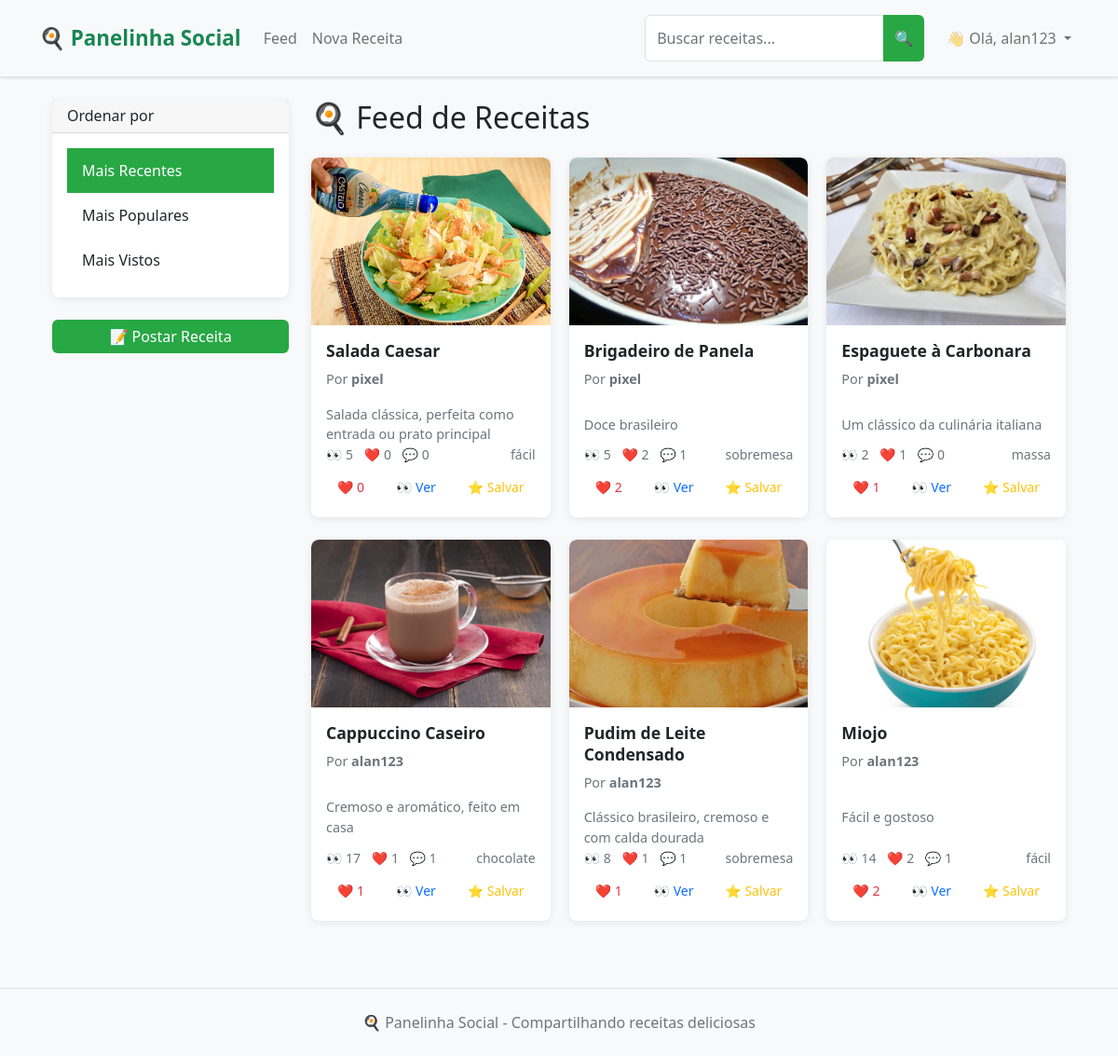
Before: /feed (signed in) with the older database file.
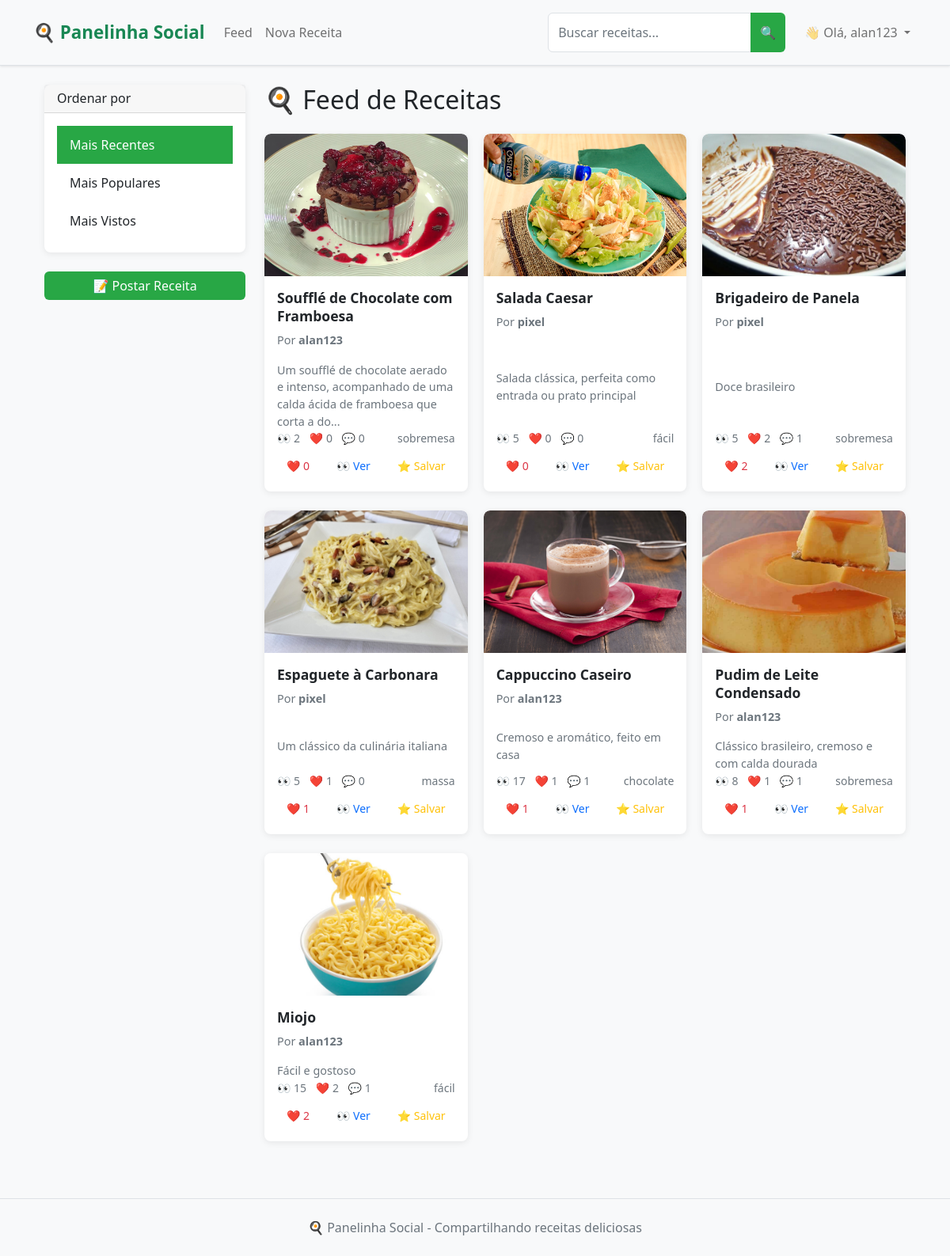
After: the same page with the newer database file.
### app.py (models this page shows, shortened)
class User(UserMixin, db.Model):
    __tablename__ = 'user'
    id = db.Column(db.Integer, primary_key=True)
    username = db.Column(db.String(64), unique=True, nullable=False, index=True)
    email = db.Column(db.String(120), unique=True, nullable=False, index=True)
    password_hash = db.Column(db.String(128))
    bio = db.Column(db.Text)
    profile_picture = db.Column(db.String(200))
    created_at = db.Column(db.DateTime, default=datetime.utcnow)
    recipes = db.relationship('Recipe', backref='author', lazy='select')
    likes = db.relationship('Like', backref='user', lazy='select')
    comments = db.relationship('Comment', backref='user', lazy='select')
    saved_recipes = db.relationship('SavedRecipe', backref='user', lazy='select')

class Recipe(db.Model):
    __tablename__ = 'recipe'
    id = db.Column(db.Integer, primary_key=True)
    title = db.Column(db.String(100), nullable=False, index=True)
    description = db.Column(db.Text)
    ingredients = db.Column(db.Text)
    steps = db.Column(db.Text)
    image = db.Column(db.String(200))
    categories = db.Column(db.String(200))
    difficulty = db.Column(db.String(20), nullable=False, default='Fácil', index=True)  # NOVO CAMPO
    is_draft = db.Column(db.Boolean, default=False, index=True)
    created_at = db.Column(db.DateTime, default=datetime.utcnow, index=True)
    updated_at = db.Column(db.DateTime, default=datetime.utcnow, onupdate=datetime.utcnow)
    views = db.Column(db.Integer, default=0, index=True)
    user_id = db.Column(db.Integer, db.ForeignKey('user.id'), nullable=False, index=True)
    likes = db.relationship('Like', backref='recipe', lazy='select')
    comments = db.relationship('Comment', backref='recipe', lazy='select')
    saved_by = db.relationship('SavedRecipe', backref='recipe', lazy='select')
    def like_count(self):
        if hasattr(self, '_like_count'):
            return self._like_count
        return len(self.likes)
    def comment_count(self):
        if hasattr(self, '_comment_count'):
            return self._comment_count
        return len(self.comments)

### app.py (the view)
@app.route('/feed')
@login_required
def feed():
    sort_by = request.args.get('sort', 'recent')
    recipes_query = Recipe.query.filter_by(is_draft=False)
    if sort_by == 'popular':
        recipes_query = recipes_query.outerjoin(Like).group_by(Recipe.id).order_by(func.count(Like.id).desc())
    elif sort_by == 'views':
        recipes_query = recipes_query.order_by(Recipe.views.desc())
    else:
        recipes_query = recipes_query.order_by(Recipe.created_at.desc())
    recipes = get_recipes_with_counts(recipes_query)
    return render_template('feed.html', title='Feed', recipes=recipes, sort_by=sort_by)

### app.py (called while the page is built)
@login_manager.user_loader
def load_user(id):
    return User.query.get(int(id))

### templates/feed.html (shortened to what this page needs)
{% extends "base.html" %}
{% block content %}
<div class="container-fluid">
    <div class="row">
        <div class="col-md-3">
            <div class="card mb-4">
                <div class="card-header">
                    <h6 class="mb-0">Ordenar por</h6>
                </div>
                <div class="card-body">
                    <div class="list-group list-group-flush">
                        <a href="{{ url_for('feed', sort='recent') }}"
                           class="list-group-item list-group-item-action {% if sort_by == 'recent' %}active{% endif %}">
                            Mais Recentes
                        </a>
                        <a href="{{ url_for('feed', sort='popular') }}"
                           class="list-group-item list-group-item-action {% if sort_by == 'popular' %}active{% endif %}">
                            Mais Populares
                        </a>
                        <a href="{{ url_for('feed', sort='views') }}"
                           class="list-group-item list-group-item-action {% if sort_by == 'views' %}active{% endif %}">
                            Mais Vistos
                        </a>
                    </div>
                </div>
            </div>
            <div class="d-grid">
                <a href="{{ url_for('new_recipe') }}" class="btn btn-success">
                    📝 Postar Receita
                </a>
            </div>
        </div>
        <div class="col-md-9">
            <h2 class="mb-4">🍳 Feed de Receitas</h2>
            {% if recipes %}
                <div class="row">
                    {% for recipe in recipes %}
                        <div class="col-xl-4 col-lg-6 col-md-6 mb-4">
                            <div class="card h-100 recipe-card">
                                <a href="{{ url_for('recipe_detail', recipe_id=recipe.id) }}" class="text-decoration-none">
                                    {% if recipe.image %}
                                        <img src="{{ url_for('static', filename='uploads/' + recipe.image) }}"
                                             class="card-img-top" alt="{{ recipe.title }}">
                                    {% else %}
                                        <div class="card-img-top bg-light d-flex align-items-center justify-content-center"
                                             style="height: 200px;">
                                            <span class="text-muted">📷 Sem imagem</span>
                                        </div>
                                    {% endif %}
                                </a>
                                <div class="card-body d-flex flex-column">
                                    <a href="{{ url_for('recipe_detail', recipe_id=recipe.id) }}" class="text-decoration-none text-dark">
                                        <h5 class="card-title">{{ recipe.title }}</h5>
                                    </a>
                                    <p class="card-text text-muted small">
                                        Por <strong>{{ recipe.author.username }}</strong>
                                    </p>
                                    <a href="{{ url_for('recipe_detail', recipe_id=recipe.id) }}" class="text-decoration-none text-dark flex-grow-1">
                                        <p class="card-text">{{ recipe.description[:100] }}{% if recipe.description|length > 100 %}...{% endif %}</p>
                                    </a>
                                    <div class="mt-auto">
                                        <div class="d-flex justify-content-between align-items-center mb-2">
                                            <div class="text-muted small">
                                                <span class="me-2">👀 {{ recipe.views }}</span>
                                                <span class="me-2">❤️ {{ recipe.like_count() }}</span>
                                                <span>💬 {{ recipe.comment_count() }}</span>
                                            </div>
                                            {% if recipe.categories %}
                                                <small class="text-muted">
                                                    {{ recipe.categories.split(',')[0] }}
                                                </small>
                                            {% endif %}
                                        </div>
                                        <div class="d-flex justify-content-between">
                                            <button class="btn btn-sm btn-outline-danger like-btn"
                                                    data-recipe-id="{{ recipe.id }}">
                                                ❤️ <span class="like-count">{{ recipe.like_count() }}</span>
                                            </button>
                                            <a href="{{ url_for('recipe_detail', recipe_id=recipe.id) }}"
                                               class="btn btn-sm btn-outline-primary">
                                                👀 Ver
                                            </a>
                                            <button class="btn btn-sm btn-outline-warning save-btn"
                                                    data-recipe-id="{{ recipe.id }}">
                                                ⭐ Salvar
                                            </button>
                                        </div>
                                    </div>
                                </div>
                            </div>
                        </div>
                    {% endfor %}
                </div>
            {% endif %}
        </div>
    </div>
</div>
{% endblock %}

### templates/base.html (shortened to what this page needs)
<!DOCTYPE html>
<html lang="pt-br">
<head>
    <link href="https://cdn.jsdelivr.net/npm/bootstrap@5.1.3/dist/css/bootstrap.min.css" rel="stylesheet">
    <link rel="stylesheet" href="{{ url_for('static', filename='css/style.css') }}">
</head>
<body>
    <nav class="navbar navbar-expand-lg navbar-light bg-light border-bottom">
        <div class="container">
            <a class="navbar-brand fw-bold text-success" href="{{ url_for('index') }}">
                🍳 Panelinha Social
            </a>
            <div class="collapse navbar-collapse" id="navbarNav">
                <ul class="navbar-nav me-auto">
                    {% if current_user.is_authenticated %}
                        <li class="nav-item">
                            <a class="nav-link" href="{{ url_for('feed') }}">Feed</a>
                        </li>
                        <li class="nav-item">
                            <a class="nav-link" href="{{ url_for('new_recipe') }}">Nova Receita</a>
                        </li>
                    {% endif %}
                </ul>
                <form class="d-flex me-3" action="{{ url_for('search') }}" method="GET">
                    <div class="input-group" style="min-width: 250px;">
                        <input type="text"
                            name="q"
                            class="form-control"
                            placeholder="Buscar receitas..."
                            value="{{ request.args.get('q', '') }}">
                        <button class="btn btn-success" type="submit">
                            🔍
                        </button>
                    </div>
                </form>
                <div class="navbar-nav">
                    {% if current_user.is_authenticated %}
                        <div class="nav-item dropdown">
                            <a class="nav-link dropdown-toggle" href="#" role="button" data-bs-toggle="dropdown">
                                👋 Olá, {{ current_user.username }}
                            </a>
                        </div>
                    {% else %}
                        <a class="nav-link" href="{{ url_for('login') }}">Entrar</a>
                        <a class="nav-link" href="{{ url_for('register') }}">Cadastrar</a>
                    {% endif %}
                </div>
            </div>
        </div>
    </nav>
    <div class="container mt-4">
        {% block content %}{% endblock %}
    </div>
    <footer class="bg-light text-center text-muted py-4 mt-5 border-top">
        <div class="container">
            <p class="mb-0">🍳 Panelinha Social - Compartilhando receitas deliciosas</p>
        </div>
    </footer>
</body>
</html>

### static/css/style.css (style rules this page uses)
:root { --primary-color: #28a745; --primary-hover: #218838; --light-bg: #f8f9fa; --card-shadow: 0 2px 8px rgba(0, 0, 0, 0.08); --card-hover-shadow: 0 4px 12px rgba(0, 0, 0, 0.12); }
* { box-sizing: border-box; }
body { background-color: var(--light-bg); font-family: system-ui, -apple-system, sans-serif; line-height: 1.5; margin: 0; padding: 0; }
.container-fluid { padding: 0 15px; }
.recipe-card { border: none; border-radius: 8px; box-shadow: var(--card-shadow); transition: box-shadow 0.2s ease; background: white; overflow: hidden; height: 100%; }
.card-img-top { border-radius: 8px 8px 0 0; height: 180px; object-fit: cover; width: 100%; }
.card-body { padding: 1rem; display: flex; flex-direction: column; height: 100%; }
.card-title { font-size: 1.1rem; font-weight: 600; margin-bottom: 0.5rem; line-height: 1.3; }
.card-text { font-size: 0.9rem; color: #6c757d; flex-grow: 1; }
.btn { border-radius: 6px; font-weight: 500; transition: all 0.15s ease; border: none; }
.btn-success { background-color: var(--primary-color); }
.btn-sm { padding: 0.375rem 0.75rem; font-size: 0.875rem; }
.row { display: flex; flex-wrap: wrap; margin: 0 -10px; }
.col-xl-4, .col-lg-6, .col-md-6 { padding: 0 10px; margin-bottom: 20px; }
.navbar { padding: 1rem 0; box-shadow: 0 1px 3px rgba(0,0,0,0.1); }
.navbar-brand { font-weight: 700; font-size: 1.4rem; }
.card { border: none; border-radius: 8px; box-shadow: var(--card-shadow); }
.list-group-item { border: none; padding: 0.75rem 1rem; transition: background-color 0.15s ease; }
.list-group-item.active { background-color: var(--primary-color); border-color: var(--primary-color); }
.form-control { border-radius: 6px; border: 1px solid #dee2e6; padding: 0.75rem; transition: border-color 0.15s ease; }
footer { margin-top: 3rem; padding: 2rem 0; background: white; border-top: 1px solid #dee2e6; }
@media (max-width: 1200px) { .container-fluid { padding: 0 12px; } }
img { max-width: 100%; height: auto; }
.text-muted { color: #6c757d !important; }

Changed rows visible on the page:
added Recipe: image (picture), title "Soufflé de Chocolate com Framboesa", author.username "alan123", description "Um soufflé de chocolate aerado e intenso, acompanhado de uma calda ácida de framboesa que corta a do", views "2", like_count "0", comment_count "0", categories "sobremesa"
changed Recipe "Espaguete à Carbonara": views "2" → "5"
changed Recipe "Miojo": views "14" → "15"
